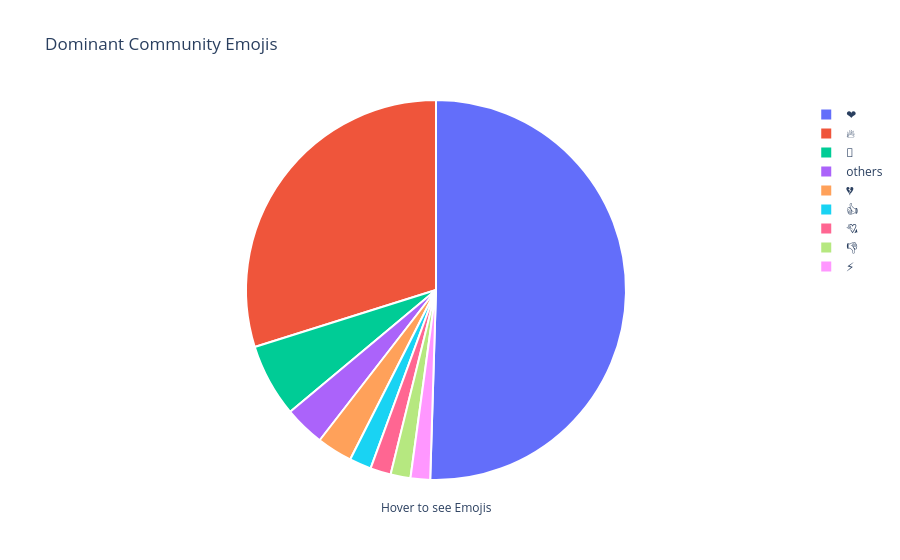

The code cell stored with this chart in its notebook:
### Code cell
import matplotlib.pyplot as plt
import pandas as pd

import plotly.graph_objects as go

# 1. Aggregate emoji counts from the original data
# We search the original dataframes (before encoding) for emoji occurrences
def get_emoji_counts(df, emoji_list):
    all_text = df.select_dtypes(include=['object']).stack().str.cat()
    return {emoji: all_text.count(emoji) for emoji in emoji_list}


# 1. Prepare Data (Reuse your existing grouping logic)
emoji_counts = get_emoji_counts(df_tracks_final, EMOJI_SCORES.keys())
total = sum(emoji_counts.values())

final_labels = []
final_values = []
others_count = 0
others_list = ""

for emoji, count in sorted(emoji_counts.items(), key=lambda x: x[1], reverse=True):
    if count == 0: continue
    if (count / total) < 0.01:
        others_count += count
        others_list += f" {emoji}"
    else:
        final_labels.append(emoji)
        final_values.append(count)

if others_count > 0:
    final_labels.append("others")
    final_values.append(others_count)

# 2. Create Interactive Plotly Figure
fig = go.Figure(data=[go.Pie(
    labels=final_labels, 
    values=final_values,
    hole=0, 
    textinfo='none',  # This hides the text on the pie slices
    hoverinfo='label+percent+value',
    marker=dict(line=dict(color='#000000', width=1))
)])

# 3. Update Layout for better visuals and interaction
fig.update_layout(
    title_text="Dominant Community Emojis",
    annotations=[dict(text='Hover to see Emojis', x=0.5, y=-0.1, font_size=12, showarrow=False)],
    # Increase the pull on hover
    hoverlabel=dict(bgcolor="white", font_size=16, font_family="Segoe UI Emoji")
)

# This enables the "pull" effect on hover in modern browsers
fig.update_traces(
    hoverinfo='label+percent+value', 
    textfont_size=14,
    marker=dict(line=dict(color='#FFFFFF', width=2))
)

fig.show()
fig.show(renderer="png")

### Figure 1 — Plotly figure (JSON) as saved in the notebook; plotly's stock layout.template omitted (floating-point values rounded to 4 significant figures)
{"data": [{"hole": 0, "hoverinfo": "label+percent+value", "labels": ["❤", "🔥", "🍓", "💔", "👍", "💘", "👎", "⚡", "others"], "marker": {"line": {"color": "#FFFFFF", "width": 2}}, "textfont": {"size": 14}, "textinfo": "none", "type": "pie", "values": [38705, 22887, 4774, 2318, 1433, 1343, 1294, 1275, 2634]}], "layout": {"annotations": [{"font": {"size": 12}, "showarrow": false, "text": "Hover to see Emojis", "x": 0.5, "y": -0.1}], "hoverlabel": {"bgcolor": "white", "font": {"family": "Segoe UI Emoji", "size": 16}}, "title": {"text": "Dominant Community Emojis"}}}
